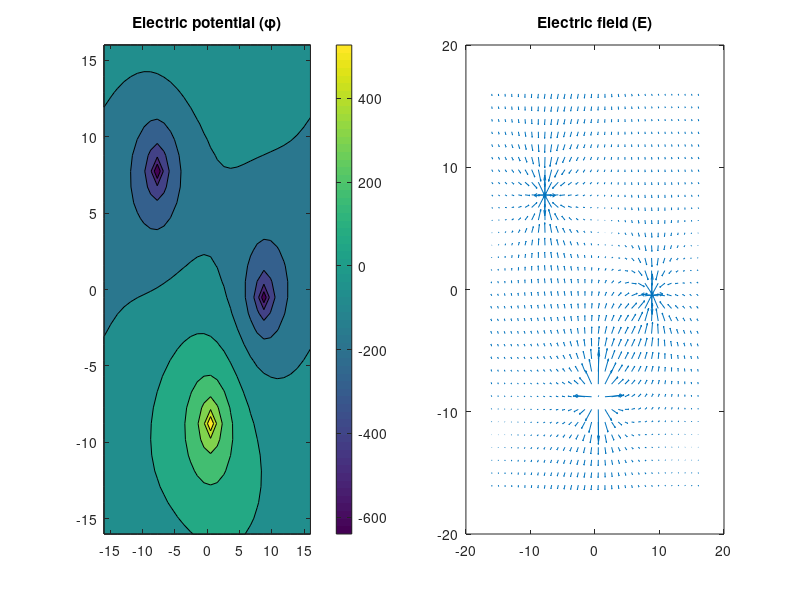

Source code (MATLAB):
N = 32;
Nt = N * N;
Np = 1;
q = -1;
e0 = 1;
L = N;
xmin = -L/2;
xmax = L/2;
H = 1/N;
H2 = H*H;
tol = 1e-10;
maxit = 1000;
use_contour = 1;
scale_arrows = 2.0;
wx = 1500;
wy = 500;

range = linspace(xmin, xmax, N);
[X, Y] = meshgrid(range, range);

% Add one charge exactly in the middle of the grid
rho = zeros(Nt, 1);
%rho = rho - q/(Nt-1);
rho(Nt*1/4 + N*12/16) = -q/(e0*H2);
rho(Nt*2/4 + N*4/16) = +q/(e0*H2);
%rho(Nt*3/4:Nt*3/4+N/2) = + q/(e0*H2*3);
rho(Nt*3/4 + N*8/16) = -q/(e0*H2);

A = gallery("tridiag", N, 1, -4, 1);

% Big matrix of coefficients
A = zeros(Nt, Nt);

for i = 1:Nt
	j = i - 1;
	r = 1 + mod(j+1, Nt);
	l = 1 + mod(j-1, Nt);
	t = 1 + mod(j-N, Nt);
	b = 1 + mod(j+N, Nt);

	A(i,i) = -4;
	A(i,r) = 1;
	A(i,l) = 1;
	A(i,t) = 1;
	A(i,b) = 1;
endfor

A = [1,zeros(1, Nt-1);A];
rho = [0;rho];
%A(1,:) = 0;
%A(1,1) = -r;

phi = A\rho;
%phi = pcg(-A, -rho, tol, maxit);

phi = reshape(phi, N, N);

[Ex, Ey] = gradient(-phi, H);

graphics_toolkit qt;
f = figure('visible','off');

subplot(1, 2, 1);
if(use_contour)
	contourf(X, Y, phi);
	colorbar()
else
	surf(X, Y, phi);
endif
title("Electric potential (\\phi)");

subplot(1, 2, 2);
%contourf(X, Y, E);
%colorbar()
q=quiver(X, Y, Ex, Ey, scale_arrows);
%set(q, "showarrowhead", false);
set(q, "maxheadsize", 0.1);

title("Electric field (E)");

size_str = sprintf("-S%d,%d", wx, wy);
print('contour2d.png', '-dpng', size_str);
